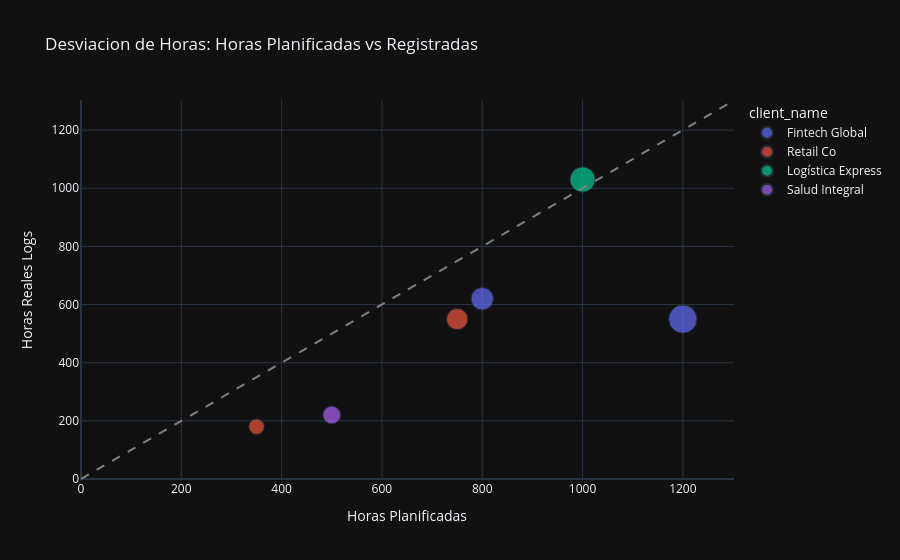

Notebook cell for this chart:
### Markdown cell above
### Gráfico 3: Matriz de Eficiencia (Horas Planificadas vs Horas Reales)

### Code cell
fig3 = px.scatter(
    fact_project_execution,
    x='planned_hours',
    y='total_hours_logged',
    size='budget_usd',
    color='client_name',
    hover_name='project_name',
    title='Desviacion de Horas: Horas Planificadas vs Registradas',
    labels={'planned_hours': 'Horas Planificadas', 'total_hours_logged': 'Horas Reales Logs'},
    template='plotly_dark'
)

# Añadir línea de referencia 1:1
fig3.add_shape(
    type="line", x0=0, y0=0, x1=1300, y1=1300,
    line=dict(color="Gray", width=2, dash="dash")
)

fig3.show()

### Figure 1 — Plotly figure (JSON) as saved in the notebook; plotly's stock layout.template omitted (floating-point values rounded to 4 significant figures)
{"data": [{"hovertemplate": "<b>%{hovertext}</b><br><br>client_name=Fintech Global<br>Horas Planificadas=%{x}<br>Horas Reales Logs=%{y}<br>budget_usd=%{marker.size}<extra></extra>", "hovertext": ["Migración ERP Cloud", "Sistema BI & Analytics"], "legendgroup": "Fintech Global", "marker": {"color": "#636efa", "size": [150000.0, 95000.0], "sizemode": "area", "sizeref": 375, "symbol": "circle"}, "mode": "markers", "name": "Fintech Global", "orientation": "v", "showlegend": true, "type": "scatter", "x": [1200, 800], "xaxis": "x", "y": [550, 620], "yaxis": "y"}, {"hovertemplate": "<b>%{hovertext}</b><br><br>client_name=Retail Co<br>Horas Planificadas=%{x}<br>Horas Reales Logs=%{y}<br>budget_usd=%{marker.size}<extra></extra>", "hovertext": ["App Móvil V2", "Auditoría Seguridad"], "legendgroup": "Retail Co", "marker": {"color": "#EF553B", "size": [85000.0, 45000.0], "sizemode": "area", "sizeref": 375, "symbol": "circle"}, "mode": "markers", "name": "Retail Co", "orientation": "v", "showlegend": true, "type": "scatter", "x": [750, 350], "xaxis": "x", "y": [550, 180], "yaxis": "y"}, {"hovertemplate": "<b>%{hovertext}</b><br><br>client_name=Logística Express<br>Horas Planificadas=%{x}<br>Horas Reales Logs=%{y}<br>budget_usd=%{marker.size}<extra></extra>", "hovertext": ["Rediseño Plataforma B2B"], "legendgroup": "Logística Express", "marker": {"color": "#00cc96", "size": [120000.0], "sizemode": "area", "sizeref": 375, "symbol": "circle"}, "mode": "markers", "name": "Logística Express", "orientation": "v", "showlegend": true, "type": "scatter", "x": [1000], "xaxis": "x", "y": [1030], "yaxis": "y"}, {"hovertemplate": "<b>%{hovertext}</b><br><br>client_name=Salud Integral<br>Horas Planificadas=%{x}<br>Horas Reales Logs=%{y}<br>budget_usd=%{marker.size}<extra></extra>", "hovertext": ["Portal Clientes"], "legendgroup": "Salud Integral", "marker": {"color": "#ab63fa", "size": [60000.0], "sizemode": "area", "sizeref": 375, "symbol": "circle"}, "mode": "markers", "name": "Salud Integral", "orientation": "v", "showlegend": true, "type": "scatter", "x": [500], "xaxis": "x", "y": [220], "yaxis": "y"}], "layout": {"legend": {"itemsizing": "constant", "title": {"text": "client_name"}, "tracegroupgap": 0}, "shapes": [{"line": {"color": "Gray", "dash": "dash", "width": 2}, "type": "line", "x0": 0, "x1": 1300, "y0": 0, "y1": 1300}], "title": {"text": "Desviacion de Horas: Horas Planificadas vs Registradas"}, "xaxis": {"anchor": "y", "domain": [0, 1], "title": {"text": "Horas Planificadas"}}, "yaxis": {"anchor": "x", "domain": [0, 1], "title": {"text": "Horas Reales Logs"}}}}
